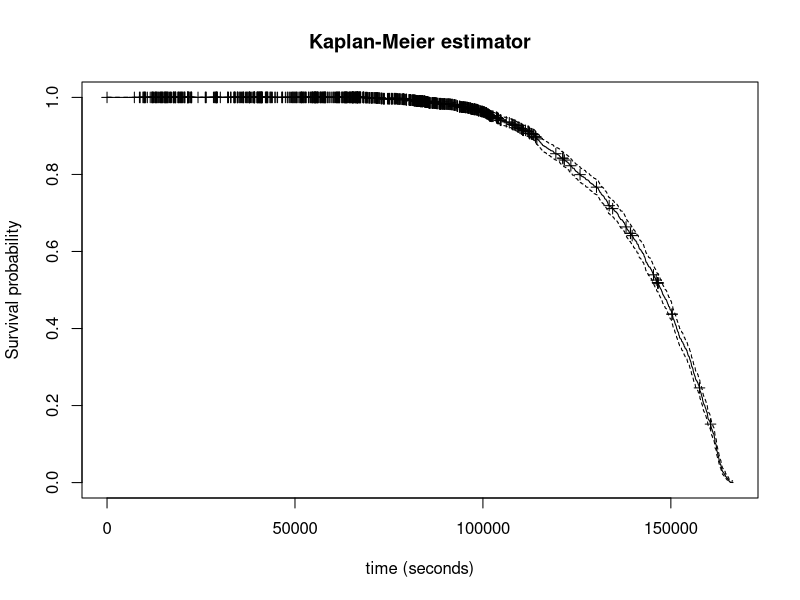
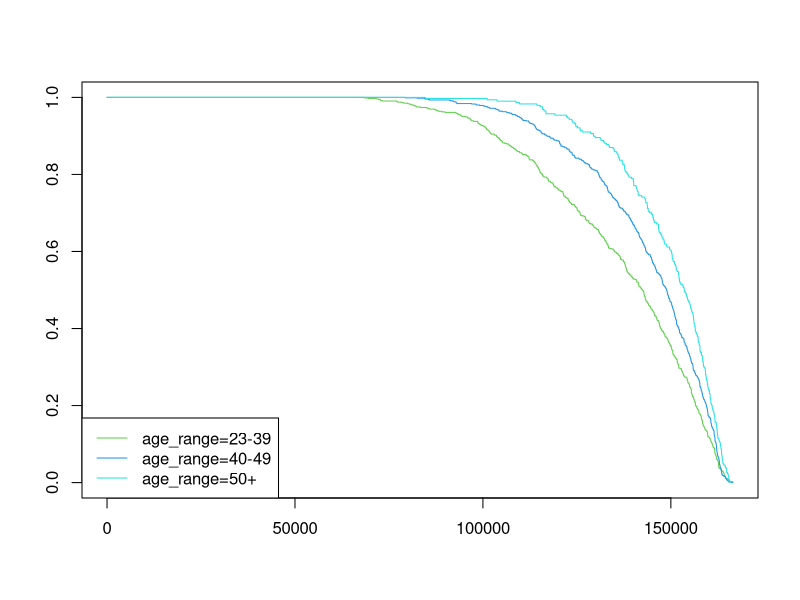
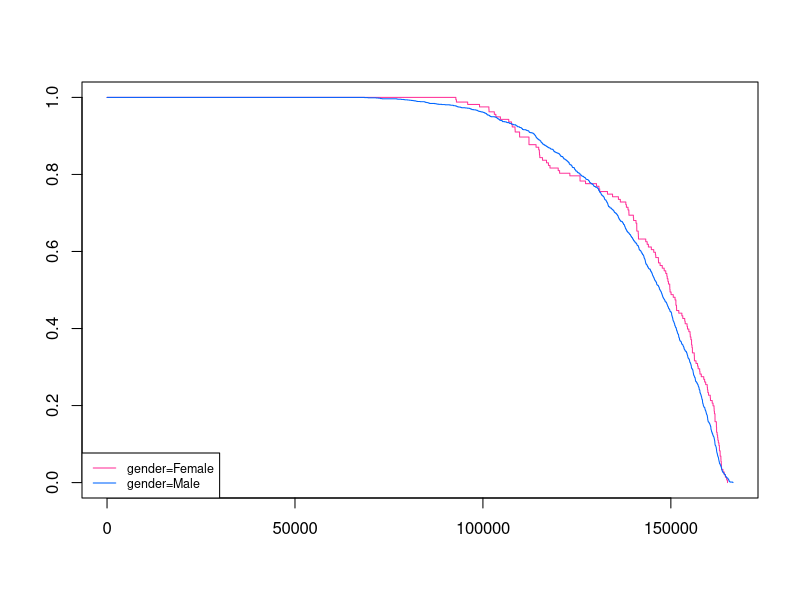
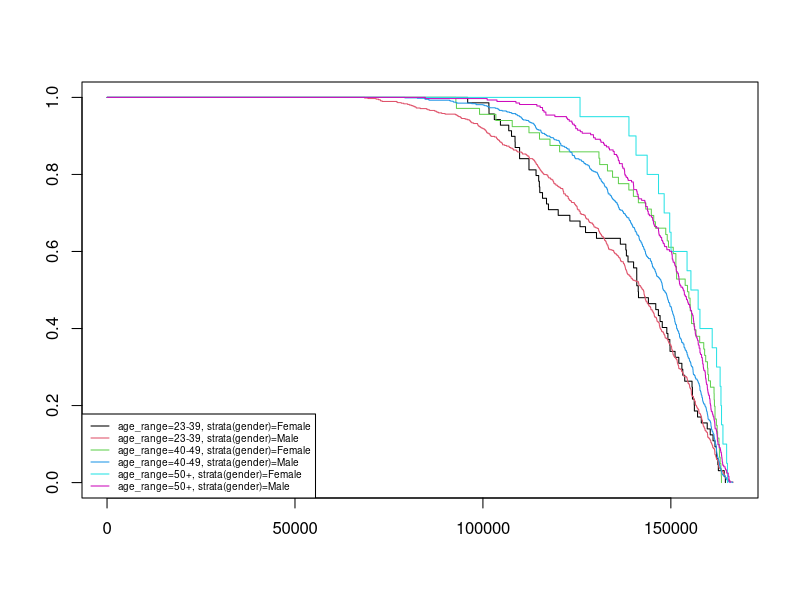

Reproduce these figures in R, in order.
## ---- chunk 1
library(tidyverse)
library(broom)
library(dplyr)
library(survival)
library(lubridate)
## ---- chunk 2
# Data preparation
setwd ('C:/Users/romai/Documents/DSTI/21-Survival Analysis/UTMB')

data_utmb17 <- read_csv("utmb_2017.csv", col_names = TRUE)

problems(data_utmb17)
colnames(data_utmb17)
str(data_utmb17)
## ---- chunk 3
#delete 1st column (useless)
data_utmb17 <- data_utmb17[,-1] 
## ---- chunk 4
#create a column gender & age from category + status (1 = finisher; 0 = DNF / not finisher)
data_utmb17 <-data_utmb17 |>
  mutate(gender = case_when(
    endsWith(category, " H") ~ "Male",
    endsWith(category, " F") ~ "Female"),
    age = substring(data_utmb17$category, first=1, last=2),
    status = case_when(time != 'NA' ~ 1, TRUE ~ 0),
    .after ="category")
## ---- chunk 5
data_utmb17$highesttime <- apply(data_utmb17[11:35], 1, function(x) max(x, na.rm = TRUE))
data_utmb17<-data_utmb17|>
  mutate(highesttime = replace_na(highesttime, '00:00:00'))
## ---- chunk 6
data_utmb17$timetoevent<- lubridate::hms(data_utmb17$highesttime)
data_utmb17$timetoevent<- period_to_seconds(data_utmb17$timetoevent)

## ---- chunk 7
data_utmb17<- data_utmb17[,-11:-34]
colnames(data_utmb17)
## ---- chunk 8
data_utmb17<-  data_utmb17[,-c(2,3,4,8,9,10)]
## ---- chunk 9
age_range <- tibble('age' =
                      c("V1", "V2","V3", "V4", "SE"),
                    'age_range' = c("40-49", "50-59", "60-69", "70+", "23-39")
                    )
data_utmb17 <- data_utmb17 |> inner_join(age_range,by = "age")

#Move column "age_range" just after column "age"
data_utmb17 <- data_utmb17  %>% relocate("age_range", .after = "age")
## ---- chunk 10
table(data_utmb17$age_range)
## ---- chunk 11
data_utmb17 ["age_range"] [data_utmb17 ["age_range"] == "60-69"]<- "60+"
data_utmb17 ["age_range"] [data_utmb17 ["age_range"] == "70+"]<- "60+"
## ---- chunk 12
table(data_utmb17$age_range)
## ---- chunk 13
data_utmb17 ["age_range"] [data_utmb17 ["age_range"] == "50-59"] <- "50+"
data_utmb17 ["age_range"] [data_utmb17 ["age_range"] == "60+"]<- "50+"
table(data_utmb17$age_range)
## ---- chunk 14
#Kaplan-Meier
fit.KM <- survfit(Surv(timetoevent, status) ~ 1, data = data_utmb17)
summary(fit.KM)
fit.KM

plot(fit.KM, mark.time = TRUE,
     main = "Kaplan-Meier estimator",
     ylab = "Survival probability",
     xlab = "time (seconds)")

## ---- chunk 15

fit.KMage <- survfit(Surv(timetoevent, status) ~ age_range, data = data_utmb17)
fit.KMage

plot(fit.KMage, col = 3:8)
legend("bottomleft", lty = 1, col = 3:8, legend = names(fit.KMage$strata))
## ---- chunk 16
diff.KMage <- survdiff(Surv(timetoevent, status) ~ age_range, data = data_utmb17)
diff.KMage

## ---- chunk 17
cox.age<- coxph(Surv(timetoevent, status) ~ age_range, data = data_utmb17)
summary(cox.age)
## ---- chunk 18
## Kaplan-Meier
fit.KMgender <- survfit(Surv(timetoevent, status) ~ gender, data = data_utmb17)
fit.KMgender

plot(fit.KMgender, col = c("#FF3399", "#0066FF"),pch = 19)
legend("bottomleft", lty = 1, col = c("#FF3399", "#0066FF"), cex= 0.75, legend = names(fit.KMgender$strata))


## ---- chunk 19
##log rank test by gender
diff.KMgender <- survdiff(Surv(timetoevent, status) ~ gender, data = data_utmb17)
diff.KMgender
##The p-value is large (p=0.1): the difference *is not* statistically significant.
## ---- chunk 20
## semi-parametric Cox regression
cox.gender<- coxph(Surv(timetoevent, status) ~ gender, data = data_utmb17)
summary(cox.gender)
## ---- chunk 21
## Kaplan-Meier
fit.KMage_gender <- survfit(Surv(timetoevent, status) ~ age_range + strata(gender), data = data_utmb17)
fit.KMage_gender

plot(fit.KMage_gender, col = 1:9)
legend("bottomleft",lty = 1, col = 1:9, legend = names(fit.KMage_gender$strata), cex= 0.6, box.lty=1)
## ---- chunk 22
##log rank test by gender
diff.KMage_gender1 <- survdiff(Surv(timetoevent, status) ~ gender + age_range, data = data_utmb17)
diff.KMage_gender1

diff.KMage_gender2 <- survdiff(Surv(timetoevent, status) ~ gender + strata(age_range), data = data_utmb17)
diff.KMage_gender2
## ---- chunk 23
## semi-parametric Cox regression
cox.age_gender<- coxph(Surv(timetoevent, status) ~ gender + age_range, data = data_utmb17)
summary(cox.age_gender)
